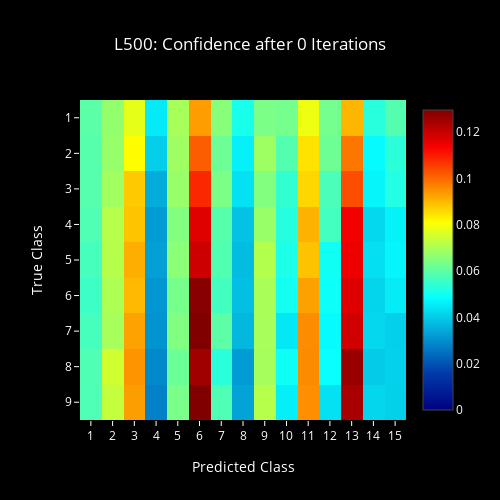
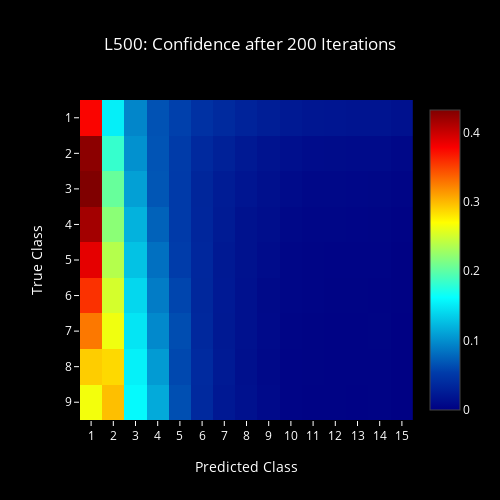
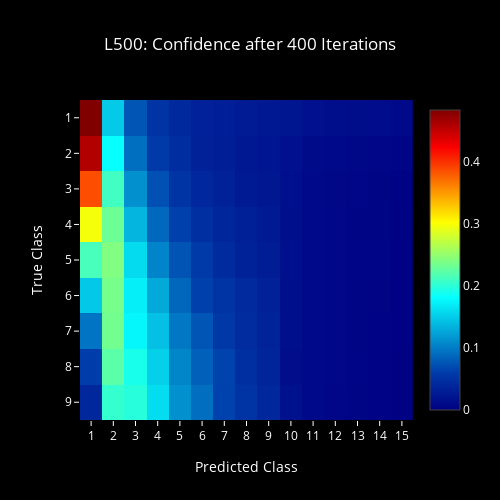
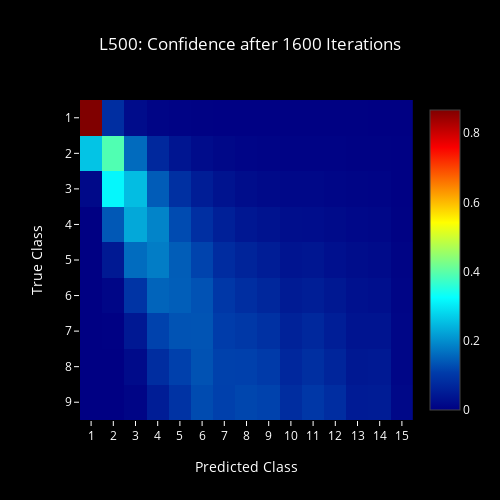

Notebook source saved alongside these figures, in order:
### Code cell
for i, it in enumerate(iter_list):
    plot_confidence_lh(i, it)
    #plot_confidence_lh(i, it)
    #plot_choice_fh(i, it)
    #plot_choice_lh(i, it)

### Figure 1 — Plotly figure (JSON) as saved in the notebook; plotly's stock layout.template omitted (floating-point values rounded to 4 significant figures; data arrays with more than 128 entries replaced by an {"elided": "..."} marker saying what was removed)
{"data": [{"colorscale": "Jet", "type": "heatmap", "z": {"elided": "16x16 float values"}}], "layout": {"font": {"color": "#FFF"}, "height": 500, "paper_bgcolor": "#000", "plot_bgcolor": "#000", "title": "L500: Confidence after 0 Iterations", "titlefont": {"color": "#FFF"}, "width": 500, "xaxis": {"dtick": 1, "range": [0.5, 15.5], "tickcolor": "#FFF", "title": "Predicted Class"}, "yaxis": {"dtick": 1, "range": [9.5, 0.5], "tickcolor": "#FFF", "title": "True Class"}}}

### Figure 2 — Plotly figure (JSON) as saved in the notebook; plotly's stock layout.template omitted (floating-point values rounded to 4 significant figures; data arrays with more than 128 entries replaced by an {"elided": "..."} marker saying what was removed)
{"data": [{"colorscale": "Jet", "type": "heatmap", "z": {"elided": "16x16 float values"}}], "layout": {"font": {"color": "#FFF"}, "height": 500, "paper_bgcolor": "#000", "plot_bgcolor": "#000", "title": "L500: Confidence after 200 Iterations", "titlefont": {"color": "#FFF"}, "width": 500, "xaxis": {"dtick": 1, "range": [0.5, 15.5], "tickcolor": "#FFF", "title": "Predicted Class"}, "yaxis": {"dtick": 1, "range": [9.5, 0.5], "tickcolor": "#FFF", "title": "True Class"}}}

### Figure 3 — Plotly figure (JSON) as saved in the notebook; plotly's stock layout.template omitted (floating-point values rounded to 4 significant figures; data arrays with more than 128 entries replaced by an {"elided": "..."} marker saying what was removed)
{"data": [{"colorscale": "Jet", "type": "heatmap", "z": {"elided": "16x16 float values"}}], "layout": {"font": {"color": "#FFF"}, "height": 500, "paper_bgcolor": "#000", "plot_bgcolor": "#000", "title": "L500: Confidence after 400 Iterations", "titlefont": {"color": "#FFF"}, "width": 500, "xaxis": {"dtick": 1, "range": [0.5, 15.5], "tickcolor": "#FFF", "title": "Predicted Class"}, "yaxis": {"dtick": 1, "range": [9.5, 0.5], "tickcolor": "#FFF", "title": "True Class"}}}

### Figure 4 — Plotly figure (JSON) as saved in the notebook; plotly's stock layout.template omitted (floating-point values rounded to 4 significant figures; data arrays with more than 128 entries replaced by an {"elided": "..."} marker saying what was removed)
{"data": [{"colorscale": "Jet", "type": "heatmap", "z": {"elided": "16x16 float values"}}], "layout": {"font": {"color": "#FFF"}, "height": 500, "paper_bgcolor": "#000", "plot_bgcolor": "#000", "title": "L500: Confidence after 1600 Iterations", "titlefont": {"color": "#FFF"}, "width": 500, "xaxis": {"dtick": 1, "range": [0.5, 15.5], "tickcolor": "#FFF", "title": "Predicted Class"}, "yaxis": {"dtick": 1, "range": [9.5, 0.5], "tickcolor": "#FFF", "title": "True Class"}}}
